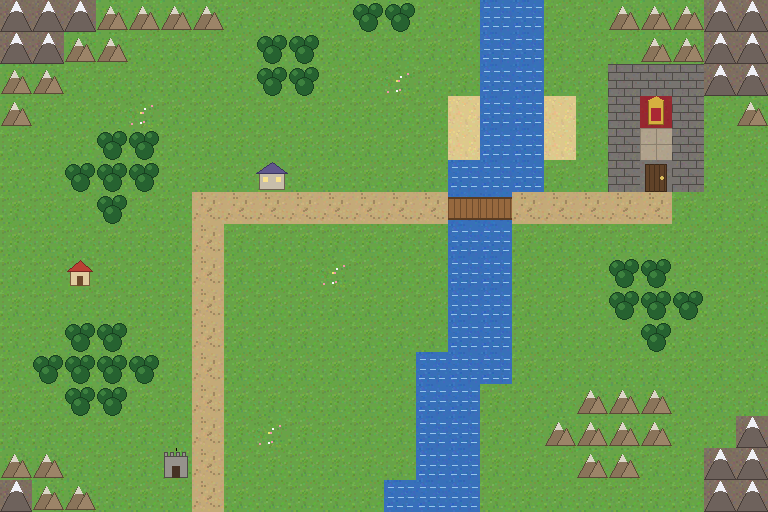

This is a level from a 2D game, rendered from its Tiled map with the project's own tilesets. A one-line summary and the map file follow, with tile-layer data summarised:
An orthogonal 24x16 tile map with 32x32 px tiles, 2 tile layers (Sol, Décor) and 11 objects (6x enemy, 3x player, boss, seize).

<map version="1.10" tiledversion="1.11.0" orientation="orthogonal" renderorder="right-down" width="24" height="16" tilewidth="32" tileheight="32" infinite="0" nextlayerid="4" nextobjectid="14">
 <tileset firstgid="1" source="plaines.tsx" />
 <layer id="1" name="Sol" width="24" height="16">
  <data>[384 cells, 384 non-empty, 16 distinct tile ids]</data>
 </layer>
 <layer id="2" name="Décor" width="24" height="16">
  <data encoding="csv">
0,0,0,0,0,0,0,0,0,0,0,0,0,0,0,0,0,0,0,0,0,0,0,0,0,0,0,0,0,0,0,0,0,0,0,0,0,0,0,0,0,0,0,0,0,0,0,0,0,0,0,0,0,0,0,0,0,0,0,0,0,0,0,0,0,0,0,0,0,0,0,0,0,0,0,0,0,0,0,0,0,0,0,0,0,0,0,0,0,0,0,0,0,0,0,0,0,0,0,0,0,0,0,0,0,0,0,0,0,0,0,0,0,0,0,0,0,0,0,0,0,0,0,0,0,0,0,0,0,0,0,0,0,0,0,0,0,0,0,0,0,0,0,0,0,0,0,0,0,0,0,0,0,0,0,0,0,0,0,0,0,0,0,0,0,0,0,0,0,0,0,0,0,0,0,0,0,0,0,0,0,0,0,0,0,0,0,0,0,0,0,0,0,0,0,0,0,0,0,0,0,0,0,0,0,0,0,0,0,0,0,0,0,0,0,0,0,0,0,0,0,0,0,0,0,0,0,0,0,0,0,0,0,0,0,0,0,0,0,0,0,0,0,0,0,0,0,0,0,0,0,0,0,0,0,0,0,0,0,0,0,0,0,0,0,0,0,0,0,0,0,0,0,0,0,0,0,0,0,0,0,0,0,0,0,0,0,0,0,0,0,0,0,0,0,0,0,0,0,0,0,0,0,0,0,0,0,0,0,0,0,0,0,0,0,0,0,0,0,0,0,0,0,0,0,0,0,0,0,0,0,0,0,0,0,0,0,0,0,0,0,0,0,0,0,0,0,0,0,0,0,0,0,0,0,0,0,0,0,0,0,0,0,0,0,0,0,0,0,0,0,0,0,0,0,0,0,0,0,0,0,0,0,0
</data>
 </layer>
 <objectgroup id="3" name="Unités">
 <object id="1" name="Eliwood" type="player" x="160" y="416" width="32" height="32">
   <properties>
    <property name="unit" value="c_eliwood" />
   </properties>
  </object>
 <object id="2" name="Lyn" type="player" x="128" y="448" width="32" height="32">
   <properties>
    <property name="unit" value="c_lyn" />
   </properties>
  </object>
 <object id="3" name="Hector" type="player" x="224" y="448" width="32" height="32">
   <properties>
    <property name="unit" value="c_hector" />
   </properties>
  </object>
 <object id="6" name="Brigand" type="enemy" x="480" y="192" width="32" height="32">
   <properties>
    <property name="class" value="brigand" />
    <property name="level" value="2" />
    <property name="ai" value="range" />
   </properties>
  </object>
 <object id="7" name="Brigand" type="enemy" x="448" y="128" width="32" height="32">
   <properties>
    <property name="class" value="brigand" />
    <property name="level" value="2" />
    <property name="ai" value="range" />
   </properties>
  </object>
 <object id="8" name="Brigand" type="enemy" x="320" y="288" width="32" height="32">
   <properties>
    <property name="class" value="brigand" />
    <property name="level" value="2" />
   </properties>
  </object>
 <object id="9" name="Brigand" type="enemy" x="96" y="128" width="32" height="32">
   <properties>
    <property name="class" value="brigand" />
    <property name="level" value="1" />
   </properties>
  </object>
 <object id="10" name="Brigand" type="enemy" x="576" y="224" width="32" height="32">
   <properties>
    <property name="class" value="brigand" />
    <property name="level" value="2" />
    <property name="ai" value="range" />
   </properties>
  </object>
 <object id="11" name="Brigand" type="enemy" x="640" y="192" width="32" height="32">
   <properties>
    <property name="class" value="brigand" />
    <property name="level" value="3" />
    <property name="ai" value="stationary" />
   </properties>
  </object>
 <object id="12" name="Zugu" type="boss" x="640" y="96" width="32" height="32">
   <properties>
    <property name="class" value="brigand" />
    <property name="level" value="6" />
   </properties>
  </object>
 <object id="13" name="Trône" type="seize" x="640" y="96" width="32" height="32" />
 </objectgroup>
</map>
